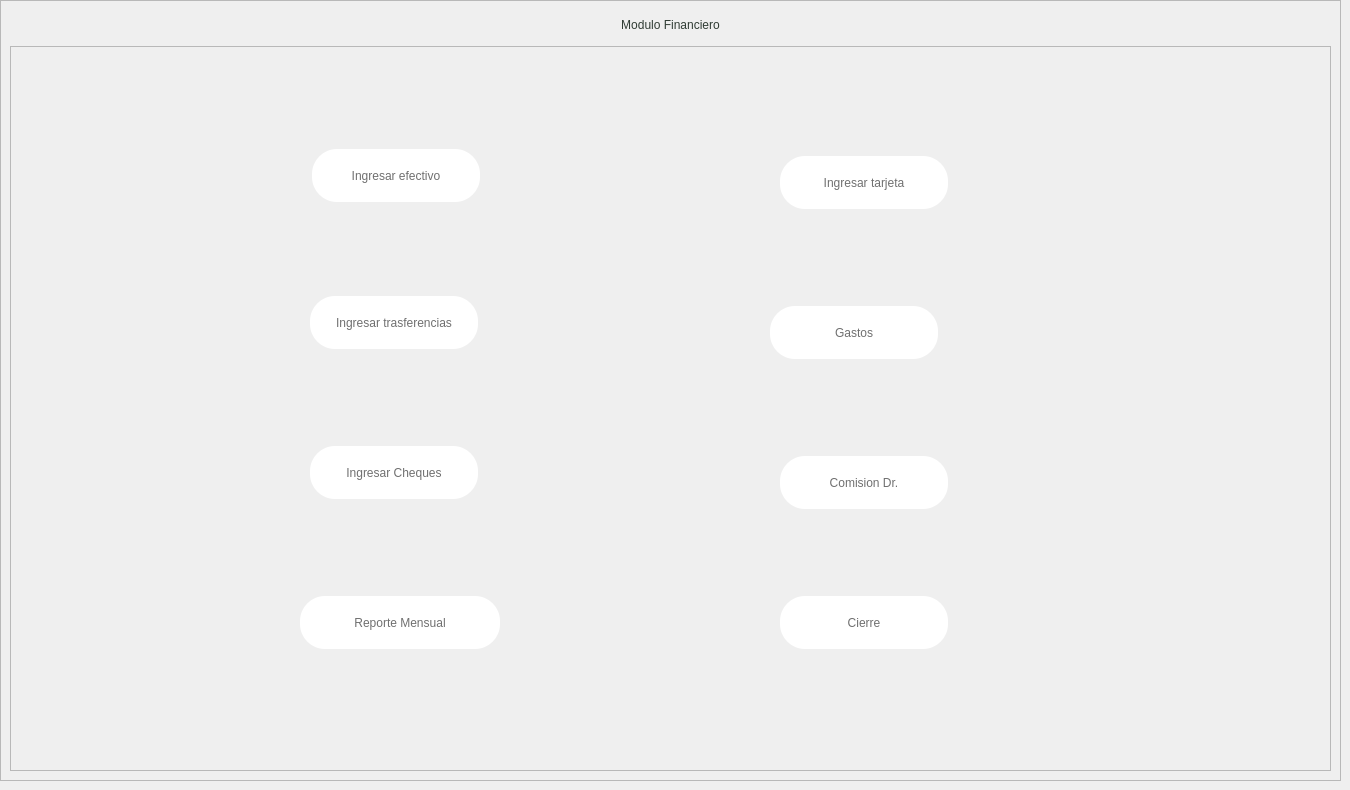
            <widget class="QWidget" name="page_fina">
             <widget class="QFrame" name="frame_93">
              <property name="geometry">
               <rect>
                <x>0</x>
                <y>0</y>
                <width>1341</width>
                <height>781</height>
               </rect>
              </property>
              <property name="minimumSize">
               <size>
                <width>915</width>
                <height>0</height>
               </size>
              </property>
              <property name="frameShape">
               <enum>QFrame::StyledPanel</enum>
              </property>
              <property name="frameShadow">
               <enum>QFrame::Raised</enum>
              </property>
              <layout class="QVBoxLayout" name="verticalLayout_38">
               <item>
                <widget class="QLabel" name="label_52">
                 <property name="minimumSize">
                  <size>
                   <width>0</width>
                   <height>30</height>
                  </size>
                 </property>
                 <property name="maximumSize">
                  <size>
                   <width>16777215</width>
                   <height>30</height>
                  </size>
                 </property>
                 <property name="styleSheet">
                  <string notr="true">color: rgb(48, 60, 52);
font: bold 15pt &quot;Nunito&quot;;</string>
                 </property>
                 <property name="text">
                  <string>Modulo Financiero</string>
                 </property>
                 <property name="alignment">
                  <set>Qt::AlignCenter</set>
                 </property>
                </widget>
               </item>
               <item>
                <widget class="QFrame" name="frame_97">
                 <property name="minimumSize">
                  <size>
                   <width>0</width>
                   <height>75</height>
                  </size>
                 </property>
                 <property name="frameShape">
                  <enum>QFrame::StyledPanel</enum>
                 </property>
                 <property name="frameShadow">
                  <enum>QFrame::Raised</enum>
                 </property>
                 <widget class="QFrame" name="frame_98">
                  <property name="geometry">
                   <rect>
                    <x>302</x>
                    <y>103</y>
                    <width>168</width>
                    <height>53</height>
                   </rect>
                  </property>
                  <property name="minimumSize">
                   <size>
                    <width>165</width>
                    <height>0</height>
                   </size>
                  </property>
                  <property name="maximumSize">
                   <size>
                    <width>200</width>
                    <height>16777215</height>
                   </size>
                  </property>
                  <property name="styleSheet">
                   <string notr="true">border-top-left-radius:25px;
border-top-right-radius:25px;
border-bottom-left-radius:25px;
border-bottom-right-radius:25px;
background-color: rgb(255, 255, 255);</string>
                  </property>
                  <property name="frameShape">
                   <enum>QFrame::StyledPanel</enum>
                  </property>
                  <property name="frameShadow">
                   <enum>QFrame::Raised</enum>
                  </property>
                  <widget class="QPushButton" name="btn_in_efe">
                   <property name="geometry">
                    <rect>
                     <x>9</x>
                     <y>9</y>
                     <width>150</width>
                     <height>35</height>
                    </rect>
                   </property>
                   <property name="minimumSize">
                    <size>
                     <width>150</width>
                     <height>35</height>
                    </size>
                   </property>
                   <property name="maximumSize">
                    <size>
                     <width>150</width>
                     <height>35</height>
                    </size>
                   </property>
                   <property name="styleSheet">
                    <string notr="true">QPushButton{
border:Opx;
border-top-left-radius:5px;
border-top-right-radius:5px;
border-bottom-left-radius:5px;
border-bottom-right-radius:5px;
color: rgb(111, 111, 111);
font: bold 9pt &quot;Nunito&quot;;
}

QPushButton:hover{
color: rgb(0,0,0);
font: bold 9pt &quot;Nunito&quot;;
border-top-left-radius:5px;
border-top-right-radius:5px;
border-bottom-left-radius:5px;
border-bottom-right-radius:5px;
background-color: #f0f0f0
}
</string>
                   </property>
                   <property name="text">
                    <string>Ingresar efectivo</string>
                   </property>
                   <property name="icon">
                    <iconset>
                     <normaloff>../../../.designer/backup/InterfaceImages/exportar.png</normaloff>../../../.designer/backup/InterfaceImages/exportar.png</iconset>
                   </property>
                  </widget>
                 </widget>
                 <widget class="QFrame" name="frame_99">
                  <property name="geometry">
                   <rect>
                    <x>290</x>
                    <y>550</y>
                    <width>200</width>
                    <height>53</height>
                   </rect>
                  </property>
                  <property name="minimumSize">
                   <size>
                    <width>200</width>
                    <height>0</height>
                   </size>
                  </property>
                  <property name="maximumSize">
                   <size>
                    <width>200</width>
                    <height>16777215</height>
                   </size>
                  </property>
                  <property name="styleSheet">
                   <string notr="true">border-top-left-radius:25px;
border-top-right-radius:25px;
border-bottom-left-radius:25px;
border-bottom-right-radius:25px;
background-color: rgb(255, 255, 255);</string>
                  </property>
                  <property name="frameShape">
                   <enum>QFrame::StyledPanel</enum>
                  </property>
                  <property name="frameShadow">
                   <enum>QFrame::Raised</enum>
                  </property>
                  <layout class="QHBoxLayout" name="horizontalLayout_37">
                   <item>
                    <widget class="QPushButton" name="btn_Repor">
                     <property name="minimumSize">
                      <size>
                       <width>0</width>
                       <height>35</height>
                      </size>
                     </property>
                     <property name="maximumSize">
                      <size>
                       <width>16777215</width>
                       <height>35</height>
                      </size>
                     </property>
                     <property name="styleSheet">
                      <string notr="true">QPushButton{
border:Opx;
border-top-left-radius:5px;
border-top-right-radius:5px;
border-bottom-left-radius:5px;
border-bottom-right-radius:5px;
color: rgb(111, 111, 111);
font: bold 9pt &quot;Nunito&quot;;
}

QPushButton:hover{
color: rgb(0,0,0);
font: bold 9pt &quot;Nunito&quot;;
border-top-left-radius:5px;
border-top-right-radius:5px;
border-bottom-left-radius:5px;
border-bottom-right-radius:5px;
background-color: #f0f0f0
}
</string>
                     </property>
                     <property name="text">
                      <string>Reporte Mensual</string>
                     </property>
                     <property name="icon">
                      <iconset>
                       <normaloff>../../../.designer/backup/InterfaceImages/direct-marketing.png</normaloff>../../../.designer/backup/InterfaceImages/direct-marketing.png</iconset>
                     </property>
                     <property name="iconSize">
                      <size>
                       <width>25</width>
                       <height>25</height>
                      </size>
                     </property>
                    </widget>
                   </item>
                  </layout>
                 </widget>
                 <widget class="QFrame" name="frame_100">
                  <property name="geometry">
                   <rect>
                    <x>300</x>
                    <y>250</y>
                    <width>168</width>
                    <height>53</height>
                   </rect>
                  </property>
                  <property name="minimumSize">
                   <size>
                    <width>165</width>
                    <height>0</height>
                   </size>
                  </property>
                  <property name="maximumSize">
                   <size>
                    <width>200</width>
                    <height>16777215</height>
                   </size>
                  </property>
                  <property name="styleSheet">
                   <string notr="true">border-top-left-radius:25px;
border-top-right-radius:25px;
border-bottom-left-radius:25px;
border-bottom-right-radius:25px;
background-color: rgb(255, 255, 255);</string>
                  </property>
                  <property name="frameShape">
                   <enum>QFrame::StyledPanel</enum>
                  </property>
                  <property name="frameShadow">
                   <enum>QFrame::Raised</enum>
                  </property>
                  <widget class="QPushButton" name="btn_in_trasfe">
                   <property name="geometry">
                    <rect>
                     <x>9</x>
                     <y>9</y>
                     <width>150</width>
                     <height>35</height>
                    </rect>
                   </property>
                   <property name="minimumSize">
                    <size>
                     <width>150</width>
                     <height>35</height>
                    </size>
                   </property>
                   <property name="maximumSize">
                    <size>
                     <width>150</width>
                     <height>35</height>
                    </size>
                   </property>
                   <property name="styleSheet">
                    <string notr="true">QPushButton{
border:Opx;
border-top-left-radius:5px;
border-top-right-radius:5px;
border-bottom-left-radius:5px;
border-bottom-right-radius:5px;
color: rgb(111, 111, 111);
font: bold 9pt &quot;Nunito&quot;;
}

QPushButton:hover{
color: rgb(0,0,0);
font: bold 9pt &quot;Nunito&quot;;
border-top-left-radius:5px;
border-top-right-radius:5px;
border-bottom-left-radius:5px;
border-bottom-right-radius:5px;
background-color: #f0f0f0
}
</string>
                   </property>
                   <property name="text">
                    <string>Ingresar trasferencias</string>
                   </property>
                   <property name="icon">
                    <iconset>
                     <normaloff>../../../.designer/backup/InterfaceImages/exportar.png</normaloff>../../../.designer/backup/InterfaceImages/exportar.png</iconset>
                   </property>
                  </widget>
                 </widget>
                 <widget class="QFrame" name="frame_110">
                  <property name="geometry">
                   <rect>
                    <x>760</x>
                    <y>260</y>
                    <width>168</width>
                    <height>53</height>
                   </rect>
                  </property>
                  <property name="minimumSize">
                   <size>
                    <width>165</width>
                    <height>0</height>
                   </size>
                  </property>
                  <property name="maximumSize">
                   <size>
                    <width>200</width>
                    <height>16777215</height>
                   </size>
                  </property>
                  <property name="styleSheet">
                   <string notr="true">border-top-left-radius:25px;
border-top-right-radius:25px;
border-bottom-left-radius:25px;
border-bottom-right-radius:25px;
background-color: rgb(255, 255, 255);</string>
                  </property>
                  <property name="frameShape">
                   <enum>QFrame::StyledPanel</enum>
                  </property>
                  <property name="frameShadow">
                   <enum>QFrame::Raised</enum>
                  </property>
                  <widget class="QPushButton" name="btn_in_gastos">
                   <property name="geometry">
                    <rect>
                     <x>9</x>
                     <y>9</y>
                     <width>150</width>
                     <height>35</height>
                    </rect>
                   </property>
                   <property name="minimumSize">
                    <size>
                     <width>150</width>
                     <height>35</height>
                    </size>
                   </property>
                   <property name="maximumSize">
                    <size>
                     <width>150</width>
                     <height>35</height>
                    </size>
                   </property>
                   <property name="styleSheet">
                    <string notr="true">QPushButton{
border:Opx;
border-top-left-radius:5px;
border-top-right-radius:5px;
border-bottom-left-radius:5px;
border-bottom-right-radius:5px;
color: rgb(111, 111, 111);
font: bold 9pt &quot;Nunito&quot;;
}

QPushButton:hover{
color: rgb(0,0,0);
font: bold 9pt &quot;Nunito&quot;;
border-top-left-radius:5px;
border-top-right-radius:5px;
border-bottom-left-radius:5px;
border-bottom-right-radius:5px;
background-color: #f0f0f0
}
</string>
                   </property>
                   <property name="text">
                    <string>Gastos</string>
                   </property>
                   <property name="icon">
                    <iconset>
                     <normaloff>../../../.designer/backup/InterfaceImages/exportar.png</normaloff>../../../.designer/backup/InterfaceImages/exportar.png</iconset>
                   </property>
                  </widget>
                 </widget>
                 <widget class="QFrame" name="frame_111">
                  <property name="geometry">
                   <rect>
                    <x>770</x>
                    <y>550</y>
                    <width>168</width>
                    <height>53</height>
                   </rect>
                  </property>
                  <property name="minimumSize">
                   <size>
                    <width>165</width>
                    <height>0</height>
                   </size>
                  </property>
                  <property name="maximumSize">
                   <size>
                    <width>200</width>
                    <height>16777215</height>
                   </size>
                  </property>
                  <property name="styleSheet">
                   <string notr="true">border-top-left-radius:25px;
border-top-right-radius:25px;
border-bottom-left-radius:25px;
border-bottom-right-radius:25px;
background-color: rgb(255, 255, 255);</string>
                  </property>
                  <property name="frameShape">
                   <enum>QFrame::StyledPanel</enum>
                  </property>
                  <property name="frameShadow">
                   <enum>QFrame::Raised</enum>
                  </property>
                  <widget class="QPushButton" name="btn_in_crudo">
                   <property name="geometry">
                    <rect>
                     <x>9</x>
                     <y>9</y>
                     <width>150</width>
                     <height>35</height>
                    </rect>
                   </property>
                   <property name="minimumSize">
                    <size>
                     <width>150</width>
                     <height>35</height>
                    </size>
                   </property>
                   <property name="maximumSize">
                    <size>
                     <width>150</width>
                     <height>35</height>
                    </size>
                   </property>
                   <property name="styleSheet">
                    <string notr="true">QPushButton{
border:Opx;
border-top-left-radius:5px;
border-top-right-radius:5px;
border-bottom-left-radius:5px;
border-bottom-right-radius:5px;
color: rgb(111, 111, 111);
font: bold 9pt &quot;Nunito&quot;;
}

QPushButton:hover{
color: rgb(0,0,0);
font: bold 9pt &quot;Nunito&quot;;
border-top-left-radius:5px;
border-top-right-radius:5px;
border-bottom-left-radius:5px;
border-bottom-right-radius:5px;
background-color: #f0f0f0
}
</string>
                   </property>
                   <property name="text">
                    <string>Cierre</string>
                   </property>
                   <property name="icon">
                    <iconset>
                     <normaloff>../../../.designer/backup/InterfaceImages/exportar.png</normaloff>../../../.designer/backup/InterfaceImages/exportar.png</iconset>
                   </property>
                  </widget>
                 </widget>
                 <widget class="QFrame" name="frame_113">
                  <property name="geometry">
                   <rect>
                    <x>770</x>
                    <y>110</y>
                    <width>168</width>
                    <height>53</height>
                   </rect>
                  </property>
                  <property name="minimumSize">
                   <size>
                    <width>165</width>
                    <height>0</height>
                   </size>
                  </property>
                  <property name="maximumSize">
                   <size>
                    <width>200</width>
                    <height>16777215</height>
                   </size>
                  </property>
                  <property name="styleSheet">
                   <string notr="true">border-top-left-radius:25px;
border-top-right-radius:25px;
border-bottom-left-radius:25px;
border-bottom-right-radius:25px;
background-color: rgb(255, 255, 255);</string>
                  </property>
                  <property name="frameShape">
                   <enum>QFrame::StyledPanel</enum>
                  </property>
                  <property name="frameShadow">
                   <enum>QFrame::Raised</enum>
                  </property>
                  <widget class="QPushButton" name="btn_in_tar">
                   <property name="geometry">
                    <rect>
                     <x>9</x>
                     <y>9</y>
                     <width>150</width>
                     <height>35</height>
                    </rect>
                   </property>
                   <property name="minimumSize">
                    <size>
                     <width>150</width>
                     <height>35</height>
                    </size>
                   </property>
                   <property name="maximumSize">
                    <size>
                     <width>150</width>
                     <height>35</height>
                    </size>
                   </property>
                   <property name="styleSheet">
                    <string notr="true">QPushButton{
border:Opx;
border-top-left-radius:5px;
border-top-right-radius:5px;
border-bottom-left-radius:5px;
border-bottom-right-radius:5px;
color: rgb(111, 111, 111);
font: bold 9pt &quot;Nunito&quot;;
}

QPushButton:hover{
color: rgb(0,0,0);
font: bold 9pt &quot;Nunito&quot;;
border-top-left-radius:5px;
border-top-right-radius:5px;
border-bottom-left-radius:5px;
border-bottom-right-radius:5px;
background-color: #f0f0f0
}
</string>
                   </property>
                   <property name="text">
                    <string>Ingresar tarjeta</string>
                   </property>
                   <property name="icon">
                    <iconset>
                     <normaloff>../../../.designer/backup/InterfaceImages/exportar.png</normaloff>../../../.designer/backup/InterfaceImages/exportar.png</iconset>
                   </property>
                  </widget>
                 </widget>
                 <widget class="QFrame" name="frame_115">
                  <property name="geometry">
                   <rect>
                    <x>300</x>
                    <y>400</y>
                    <width>168</width>
                    <height>53</height>
                   </rect>
                  </property>
                  <property name="minimumSize">
                   <size>
                    <width>165</width>
                    <height>0</height>
                   </size>
                  </property>
                  <property name="maximumSize">
                   <size>
                    <width>200</width>
                    <height>16777215</height>
                   </size>
                  </property>
                  <property name="styleSheet">
                   <string notr="true">border-top-left-radius:25px;
border-top-right-radius:25px;
border-bottom-left-radius:25px;
border-bottom-right-radius:25px;
background-color: rgb(255, 255, 255);</string>
                  </property>
                  <property name="frameShape">
                   <enum>QFrame::StyledPanel</enum>
                  </property>
                  <property name="frameShadow">
                   <enum>QFrame::Raised</enum>
                  </property>
                  <widget class="QPushButton" name="btn_in_cheque">
                   <property name="geometry">
                    <rect>
                     <x>9</x>
                     <y>9</y>
                     <width>150</width>
                     <height>35</height>
                    </rect>
                   </property>
                   <property name="minimumSize">
                    <size>
                     <width>150</width>
                     <height>35</height>
                    </size>
                   </property>
                   <property name="maximumSize">
                    <size>
                     <width>150</width>
                     <height>35</height>
                    </size>
                   </property>
                   <property name="styleSheet">
                    <string notr="true">QPushButton{
border:Opx;
border-top-left-radius:5px;
border-top-right-radius:5px;
border-bottom-left-radius:5px;
border-bottom-right-radius:5px;
color: rgb(111, 111, 111);
font: bold 9pt &quot;Nunito&quot;;
}

QPushButton:hover{
color: rgb(0,0,0);
font: bold 9pt &quot;Nunito&quot;;
border-top-left-radius:5px;
border-top-right-radius:5px;
border-bottom-left-radius:5px;
border-bottom-right-radius:5px;
background-color: #f0f0f0
}
</string>
                   </property>
                   <property name="text">
                    <string>Ingresar Cheques</string>
                   </property>
                   <property name="icon">
                    <iconset>
                     <normaloff>../../../.designer/backup/InterfaceImages/exportar.png</normaloff>../../../.designer/backup/InterfaceImages/exportar.png</iconset>
                   </property>
                  </widget>
                 </widget>
                 <widget class="QFrame" name="frame_116">
                  <property name="geometry">
                   <rect>
                    <x>770</x>
                    <y>410</y>
                    <width>168</width>
                    <height>53</height>
                   </rect>
                  </property>
                  <property name="minimumSize">
                   <size>
                    <width>165</width>
                    <height>0</height>
                   </size>
                  </property>
                  <property name="maximumSize">
                   <size>
                    <width>200</width>
                    <height>16777215</height>
                   </size>
                  </property>
                  <property name="styleSheet">
                   <string notr="true">border-top-left-radius:25px;
border-top-right-radius:25px;
border-bottom-left-radius:25px;
border-bottom-right-radius:25px;
background-color: rgb(255, 255, 255);</string>
                  </property>
                  <property name="frameShape">
                   <enum>QFrame::StyledPanel</enum>
                  </property>
                  <property name="frameShadow">
                   <enum>QFrame::Raised</enum>
                  </property>
                  <widget class="QPushButton" name="btn_in_comision">
                   <property name="geometry">
                    <rect>
                     <x>9</x>
                     <y>9</y>
                     <width>150</width>
                     <height>35</height>
                    </rect>
                   </property>
                   <property name="minimumSize">
                    <size>
                     <width>150</width>
                     <height>35</height>
                    </size>
                   </property>
                   <property name="maximumSize">
                    <size>
                     <width>150</width>
                     <height>35</height>
                    </size>
                   </property>
                   <property name="styleSheet">
                    <string notr="true">QPushButton{
border:Opx;
border-top-left-radius:5px;
border-top-right-radius:5px;
border-bottom-left-radius:5px;
border-bottom-right-radius:5px;
color: rgb(111, 111, 111);
font: bold 9pt &quot;Nunito&quot;;
}

QPushButton:hover{
color: rgb(0,0,0);
font: bold 9pt &quot;Nunito&quot;;
border-top-left-radius:5px;
border-top-right-radius:5px;
border-bottom-left-radius:5px;
border-bottom-right-radius:5px;
background-color: #f0f0f0
}
</string>
                   </property>
                   <property name="text">
                    <string>Comision Dr.</string>
                   </property>
                   <property name="icon">
                    <iconset>
                     <normaloff>../../../.designer/backup/InterfaceImages/exportar.png</normaloff>../../../.designer/backup/InterfaceImages/exportar.png</iconset>
                   </property>
                  </widget>
                 </widget>
                </widget>
               </item>
              </layout>
             </widget>
            </widget>
